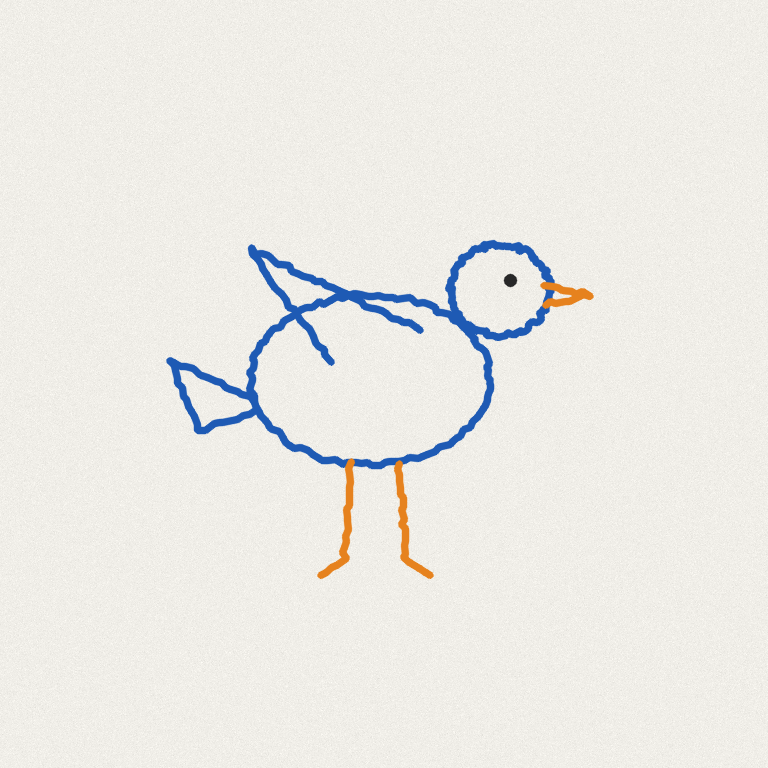
#> input picture animal-monster/drawings/animal_bird.png, 768 x 768 px
$ python -i animal_pose.py   (imports and definitions only)
#> lines starting #> are read from the running program, lines starting #| are printed output that depends on the picture; after the words box and inside, x2 and y2 are one past the last pixel; in counts of white or black regions, pixels touching at a corner belong together
#> further down, picture is the input picture: shape (768, 768, 3); mean B, G, R 230, 234.6, 235.9
"""동물 관절 모델(ViTPose++ APT-36K, AP-10K 17점)을 그림에 돌려 겹쳐 그린다. CPU, onnxruntime."""
import json
import sys
import time
from pathlib import Path

import cv2
import numpy as np
from rtmlib import ViTPose

HERE = Path(__file__).parent
MODELS = {
    "b": (str(HERE / "models/vitpose-b-apt36k.onnx"), (192, 256)),
    "h": (str(HERE / "models/vitpose-h-apt36k.onnx"), (288, 384)),
}
NAMES = ["l_eye", "r_eye", "nose", "neck", "tail_root", "l_shoulder", "l_elbow", "l_fpaw", "r_shoulder", "r_elbow",
         "r_fpaw", "l_hip", "l_knee", "l_bpaw", "r_hip", "r_knee", "r_bpaw"]
BONES = [(0, 2), (1, 2), (2, 3), (3, 4), (3, 5), (5, 6), (6, 7), (3, 8), (8, 9), (9, 10), (4, 11), (11, 12), (12, 13),
         (4, 14), (14, 15), (15, 16)]


def ink_bbox(img):
    """종이 위 선이 있는 영역. 그림 찾기 모델 대신 쓴다."""
    g = cv2.cvtColor(img, cv2.COLOR_BGR2GRAY)
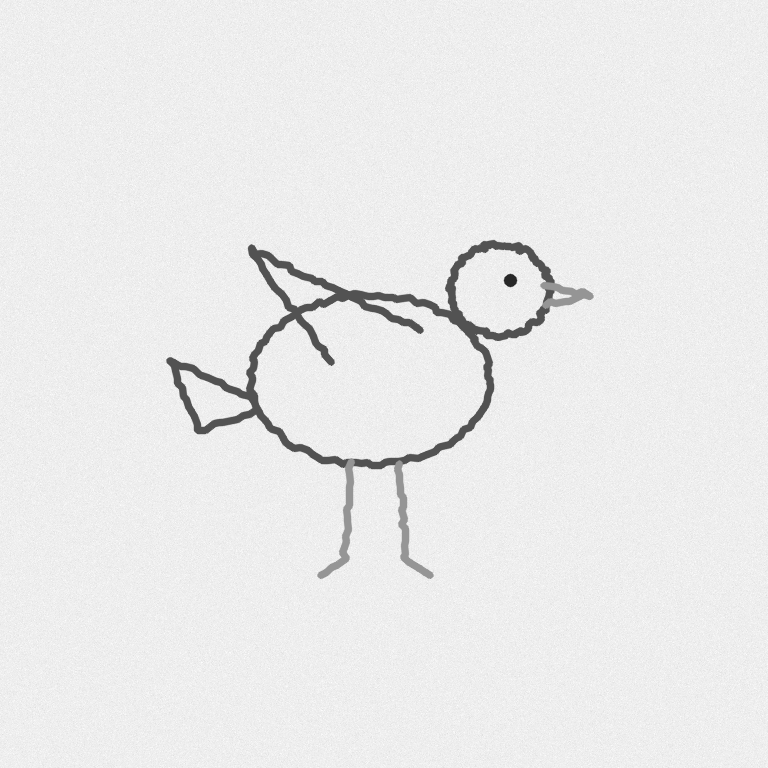
#> g: shape (768, 768); min 40, max 254, mean 234.6
    th = cv2.adaptiveThreshold(g, 255, cv2.ADAPTIVE_THRESH_GAUSSIAN_C, cv2.THRESH_BINARY_INV, 51, 15)
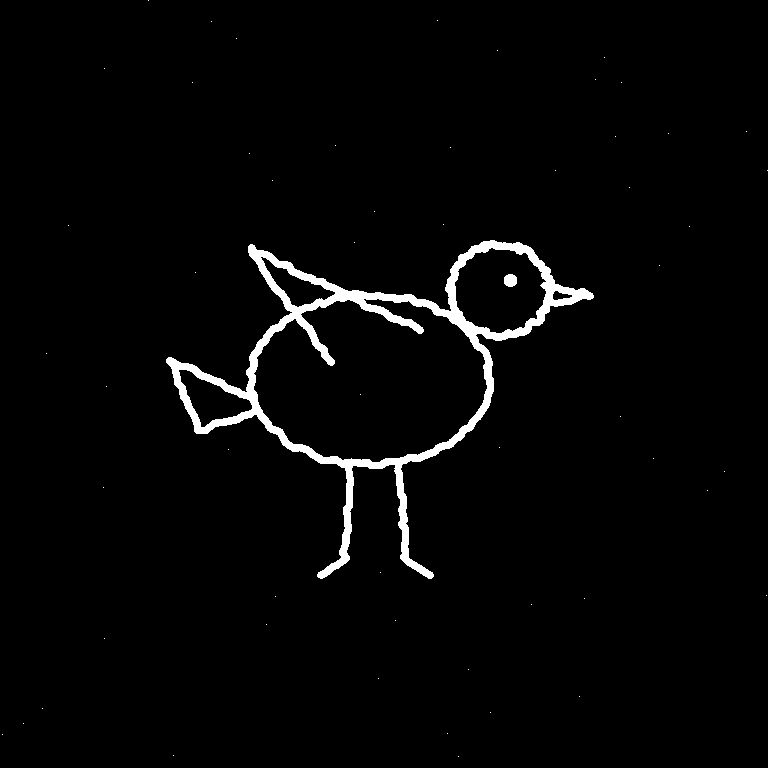
#> th: shape (768, 768); 2.4% white; 57 white regions (55 under 20 px), largest, box (x1, y1, x2, y2) and area: (166, 240, 594, 579) 14031, (504, 274, 517, 287) 141
    th = cv2.morphologyEx(th, cv2.MORPH_OPEN, np.ones((3, 3), np.uint8))
#> th: shape (768, 768); 2.4% white; 2 white regions, box (x1, y1, x2, y2) and area: (166, 240, 594, 579) 14022, (504, 274, 517, 287) 141
    h, w = g.shape
#> h = 768; w = 768
    m = 0.03
    th[: int(h * m)] = 0; th[-int(h * m):] = 0; th[:, : int(w * m)] = 0; th[:, -int(w * m):] = 0
    ys, xs = np.nonzero(th)
#> ys = 14163 values from 240 to 578; xs = 14163 values, max 593 at index 3285, min 166 at index 7692, mean 374.5
    x0, x1, y0, y1 = xs.min(), xs.max(), ys.min(), ys.max()
#> x0 = 166; x1 = 593; y0 = 240; y1 = 578
    pad = 0.1 * max(x1 - x0, y1 - y0)
#> pad = 42.7
    return [max(0, x0 - pad), max(0, y0 - pad), min(w, x1 + pad), min(h, y1 + pad)]


def color(i):
    n = NAMES[i]
    return (0, 0, 255) if n.startswith("r_") else (255, 0, 0) if n.startswith("l_") else (0, 160, 0)


def main(size):
    url, inp = MODELS[size]
    model = ViTPose(url, model_input_size=inp, backend="onnxruntime", device="cpu")
    out, tiles = {}, []
    for f in sorted((HERE / "drawings").glob("*.png")):
        img = cv2.imread(str(f))
        box = ink_bbox(img)
        t0 = time.time()
        kpts, scores = model(img, bboxes=[box])
        ms = (time.time() - t0) * 1000
        k, s = kpts[0], scores[0]
        out[f.stem] = {"kpts": k.tolist(), "scores": s.tolist(), "bbox": [float(v) for v in box], "ms": ms}
        vis = img.copy()
        for a, b in BONES:
            cv2.line(vis, tuple(int(v) for v in k[a]), tuple(int(v) for v in k[b]), color(b), 3)
        for i, p in enumerate(k):
            cv2.circle(vis, tuple(int(v) for v in p), 6, color(i), -1)
        h, w = vis.shape[:2]
        sc = 300 / max(h, w)
        t = cv2.resize(vis, (int(w * sc), int(h * sc)))
        tile = np.full((330, 300, 3), 255, np.uint8)
        tile[30:30 + t.shape[0], :t.shape[1]] = t
        cv2.putText(tile, f.stem, (4, 14), 0, 0.45, (0, 0, 0), 1)
        cv2.putText(tile, f"mean {np.mean(s):.2f} min {np.min(s):.2f} {ms:.0f}ms", (4, 27), 0, 0.4, (0, 0, 180), 1)
        tiles.append(tile)
        print(f.stem, round(float(np.mean(s)), 2), round(float(np.min(s)), 2), f"{ms:.0f}ms")
    while len(tiles) % 5:
        tiles.append(np.full_like(tiles[0], 255))
    cv2.imwrite(str(HERE / f"animal_{size}_sheet.png"), np.vstack([np.hstack(tiles[i:i + 5]) for i in range(0, len(tiles), 5)]))
    (HERE / f"animal_{size}.json").write_text(json.dumps(out), encoding="utf-8")


# [2 lines not run here, left out]

>>> import cv2
>>> picture = cv2.imread('drawings/animal_bird.png')
>>> result = ink_bbox(picture)
#> result = [123.3, 197.3, 635.7, 620.7]

$ run again, on animal-monster/drawings/monster_2heads.png
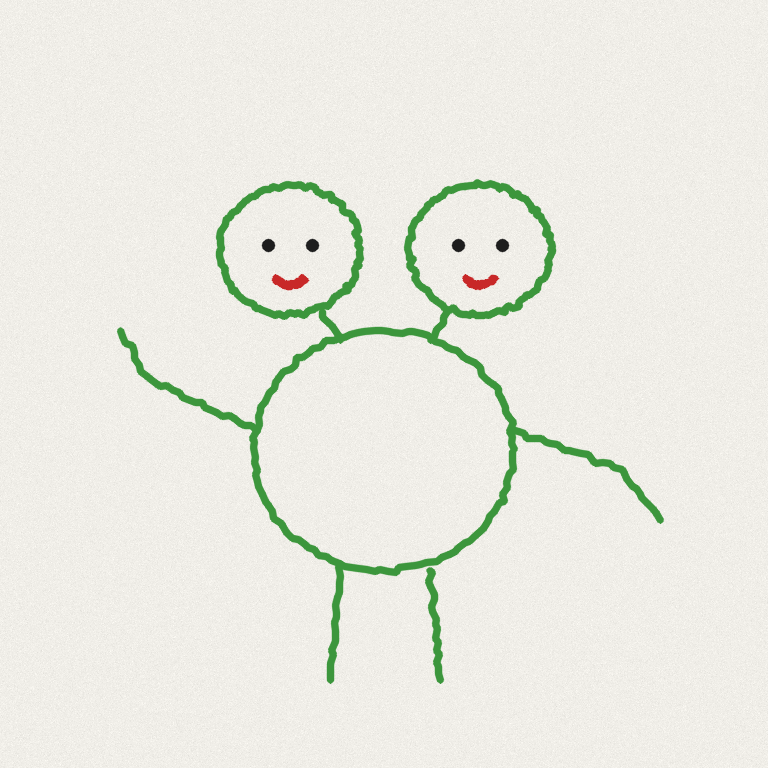
#> input picture animal-monster/drawings/monster_2heads.png, 768 x 768 px
#> picture is the input picture: shape (768, 768, 3); mean B, G, R 226.4, 234.9, 234.3
#> in ink_bbox, `g = cv2.cvtColor(img, cv2.COLOR_BGR2GRAY)`:
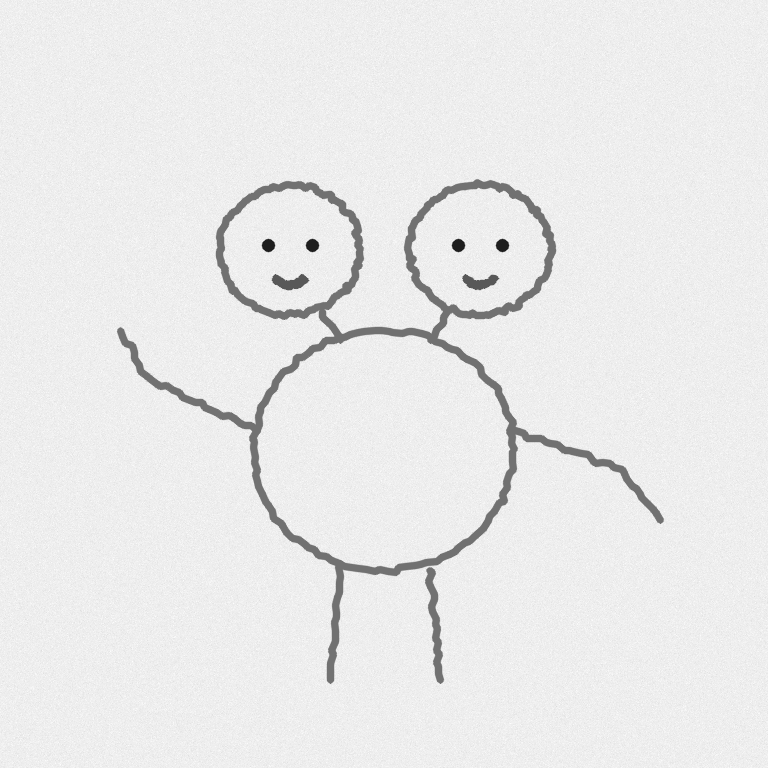
#> g: shape (768, 768); min 30, max 254, mean 233.9
#> in ink_bbox, `th = cv2.adaptiveThreshold(g, 255, cv2.ADAPTIVE_THRESH_GAUSSIAN_C, cv2..`:
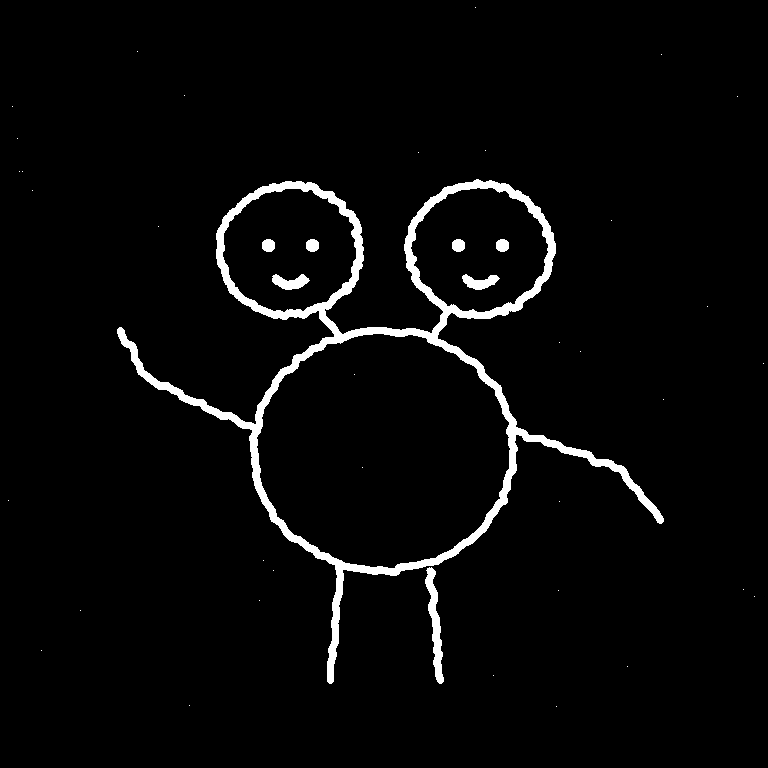
#> th: shape (768, 768); 3.3% white; 43 white regions (35 under 20 px), largest, box (x1, y1, x2, y2) and area: (117, 179, 664, 684) 17075, (425, 567, 444, 684) 925, (272, 274, 310, 290) 365
#> ys = 19253 values from 179 to 683; xs = 19253 values, max 663 at index 15550, min 117 at index 8596, mean 385.3
#> x0 = 117; x1 = 663; y0 = 179; y1 = 683
#> pad = 54.6
#> result = [62.4, 124.4, 717.6, 737.6]

$ run again, on animal-monster/drawings/monster_5legs.png
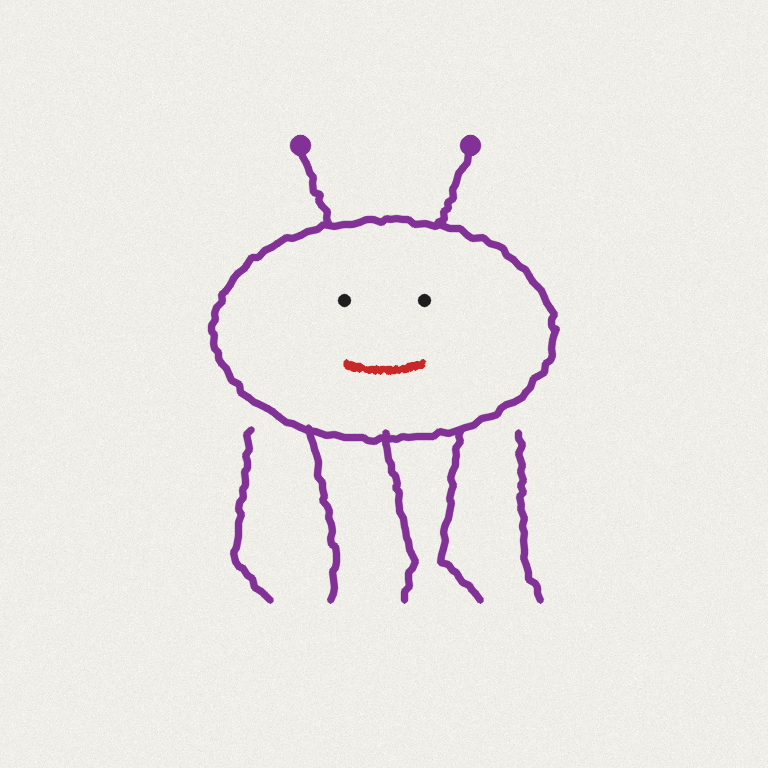
#> input picture animal-monster/drawings/monster_5legs.png, 768 x 768 px
#> picture is the input picture: shape (768, 768, 3); mean B, G, R 229.5, 232.7, 237
#> in ink_bbox, `g = cv2.cvtColor(img, cv2.COLOR_BGR2GRAY)`:
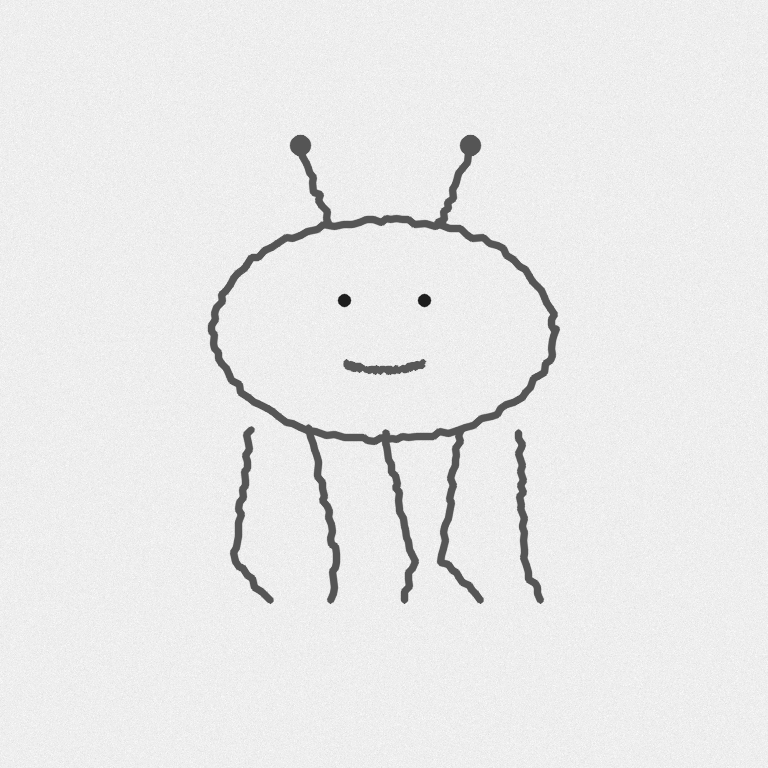
#> g: shape (768, 768); min 30, max 255, mean 233.7
#> in ink_bbox, `th = cv2.adaptiveThreshold(g, 255, cv2.ADAPTIVE_THRESH_GAUSSIAN_C, cv2..`:
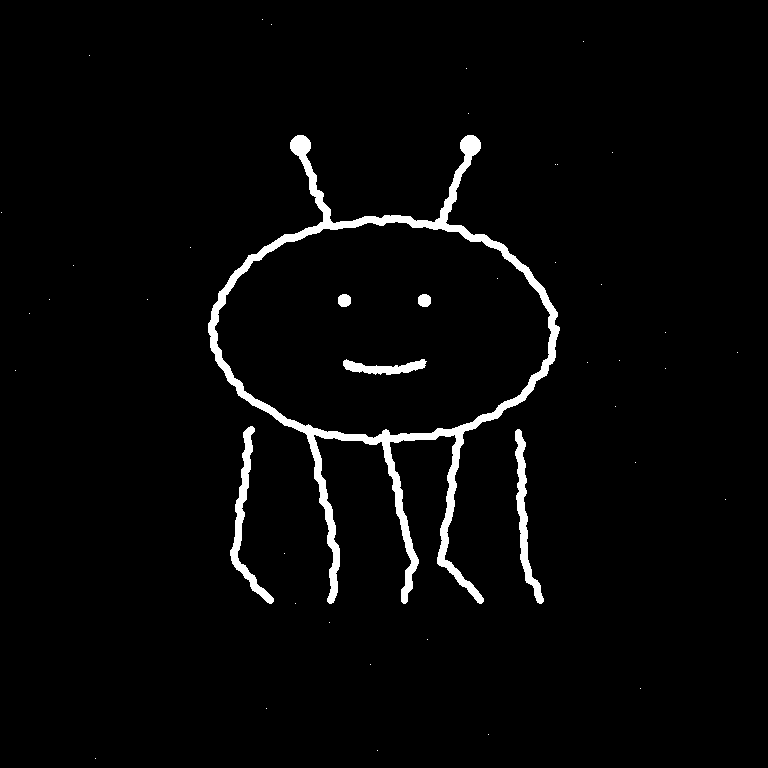
#> th: shape (768, 768); 2.9% white; 43 white regions (37 under 20 px), largest, box (x1, y1, x2, y2) and area: (208, 135, 560, 604) 12927, (230, 426, 274, 604) 1506, (515, 429, 544, 604) 1390, (343, 359, 427, 375) 699, (338, 294, 351, 307) 142, (418, 294, 431, 307) 142
#> ys = 16795 values from 135 to 603; xs = 16795 values, max 559 at index 5574, min 208 at index 5489, mean 386
#> x0 = 208; x1 = 559; y0 = 135; y1 = 603
#> pad = 46.8
#> result = [161.2, 88.2, 605.8, 649.8]
